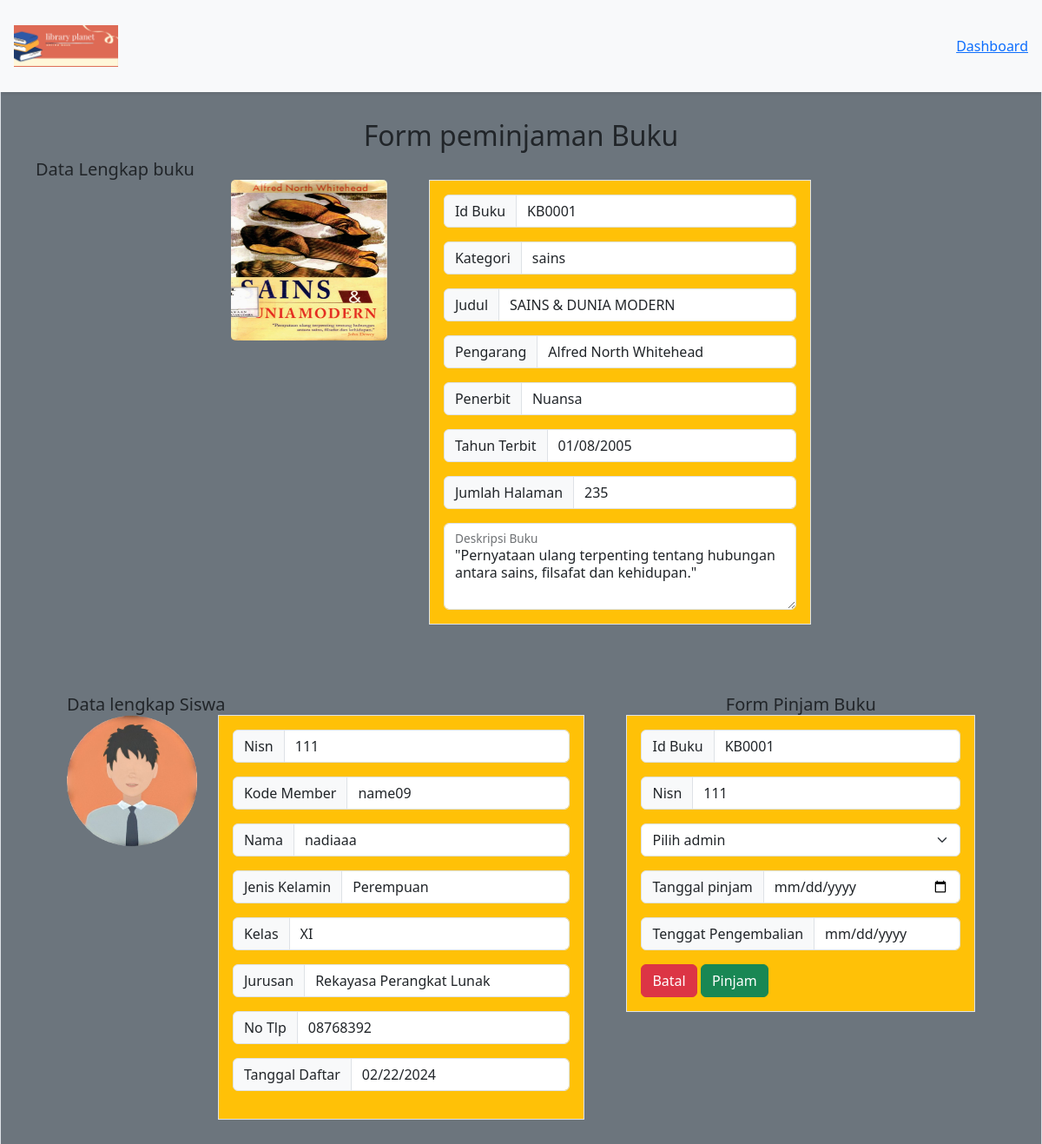
Page /DashboardMember/formPeminjaman/pinjamBuku.php?id=KB0001 (signed in) on the committed database.
### tables this page shows
CREATE TABLE `buku` (
  `cover` varchar(255) NOT NULL,
  `id_buku` varchar(20) NOT NULL,
  `kategori` varchar(255) NOT NULL,
  `judul` varchar(255) NOT NULL,
  `pengarang` varchar(255) NOT NULL,
  `penerbit` varchar(255) NOT NULL,
  `tahun_terbit` date NOT NULL,
  `jumlah_halaman` int(11) NOT NULL,
  `buku_deskripsi` text NOT NULL,
  `isi_buku` varchar(250) NOT NULL
);

CREATE TABLE `member` (
  `nisn` int(11) NOT NULL,
  `kode_member` varchar(12) NOT NULL,
  `nama` varchar(255) NOT NULL,
  `password` varchar(255) NOT NULL,
  `jenis_kelamin` varchar(20) NOT NULL,
  `kelas` varchar(5) NOT NULL,
  `jurusan` varchar(50) NOT NULL,
  `no_tlp` varchar(15) NOT NULL,
  `tgl_pendaftaran` date NOT NULL
);

### config/config.php (called while the page is built, shortened)
<?php
$host = "127.0.0.1";
$username = "root";
$password = "";
$database_name = "perpustakaan";
$connection = mysqli_connect($host, $username, $password, $database_name);
function queryReadData($dataKategori) {
  global $connection;
  $result = mysqli_query($connection, $dataKategori);
  $items = [];
  while($item = mysqli_fetch_assoc($result)) {
    $items[] = $item;
  }
  return $items;
}
?>

### DashboardMember/formPeminjaman/pinjamBuku.php (the view, shortened to what this page needs)
<?php
require "../../config/config.php";
$idBuku = $_GET["id"];
$query = queryReadData("SELECT * FROM buku WHERE id_buku = '$idBuku'");
$nisnSiswa = $_SESSION["member"]["nisn"];
$dataSiswa = queryReadData("SELECT * FROM member WHERE nisn = $nisnSiswa");
?>
<!DOCTYPE html>
<html lang="en">
  <head>
    <link href="https://cdn.jsdelivr.net/npm/bootstrap@5.3.2/dist/css/bootstrap.min.css" rel="stylesheet">
  </head>
  <body>
  <div class="p-3 mb-2 border bg-secondary">
    <nav class="navbar fixed-top bg-body-tertiary shadow-sm">
      <div class="container-fluid p-3">
        <a class="navbar-brand" href="#">
          <img src="../../assets/library Book Sale.png" alt="logo" width="120px">
        </a>
        <a class=" btn-tertiary" href="../dashboardMember.php">Dashboard</a>
      </div>
    </nav>
  <div class="p-4 mt-5">
    <h2 align="center" class="mt-5">Form peminjaman Buku</h2>
      <h5 class="card-header">Data Lengkap buku</h5>
      <div class="card-body d-flex flex-wrap gap-5 justify-content-center">
          <?php foreach ($query as $item) : ?>
        <p class="card-text"><img src="../../imgDB/<?= $item["cover"]; ?>" width="180px" height="185px" style="border-radius: 5px;"></p>
        <form action="" method="post">
        <div class="p-3 mb-2 border bg-warning">
          <div class="input-group mb-3">
            <span class="input-group-text" id="basic-addon1">Id Buku</span>
            <input type="text" class="form-control" placeholder="id buku" aria-label="Username" aria-describedby="basic-addon1" value="<?= $item["id_buku"]; ?>" readonly>
            </div>
          <div class="input-group mb-3">
            <span class="input-group-text" id="basic-addon1">Kategori</span>
            <input type="text" class="form-control" placeholder="kategori" aria-label="kategori" aria-describedby="basic-addon1" value="<?= $item["kategori"]; ?>" readonly>
            </div>
          <div class="input-group mb-3">
            <span class="input-group-text" id="basic-addon1">Judul</span>
            <input type="text" class="form-control" placeholder="judul" aria-label="judul" aria-describedby="basic-addon1" value="<?= $item["judul"]; ?>" readonly>
            </div>
          <div class="input-group mb-3">
            <span class="input-group-text" id="basic-addon1">Pengarang</span>
            <input type="text" class="form-control" placeholder="pengarang" aria-label="pengarang" aria-describedby="basic-addon1" value="<?= $item["pengarang"]; ?>" readonly>
            </div>
          <div class="input-group mb-3">
            <span class="input-group-text" id="basic-addon1">Penerbit</span>
            <input type="text" class="form-control" placeholder="penerbit" aria-label="penerbit" aria-describedby="basic-addon1" value="<?= $item["penerbit"]; ?>" readonly>
            </div>
          <div class="input-group mb-3">
            <span class="input-group-text" id="basic-addon1">Tahun Terbit</span>
            <input type="date" class="form-control" placeholder="tahun_terbit" aria-label="tahun_terbit" aria-describedby="basic-addon1" value="<?= $item["tahun_terbit"]; ?>" readonly>
            </div>
          <div class="input-group mb-3">
            <span class="input-group-text" id="basic-addon1">Jumlah Halaman</span>
            <input type="number" class="form-control" placeholder="jumlah halaman" aria-label="jumlah halaman" aria-describedby="basic-addon1" value="<?= $item["jumlah_halaman"]; ?>" readonly>
            </div>
          <div class="form-floating">
            <textarea class="form-control" placeholder="deskripsi singkat buku" id="floatingTextarea2" style="height: 100px" readonly><?= $item["buku_deskripsi"]; ?></textarea>
            <label for="floatingTextarea2">Deskripsi Buku</label>
            </div>
        <?php endforeach; ?>
        </form>
       </div>
    <div class="mt-4">
      <h5 class="card-header">Data lengkap Siswa</h5>
      <div class="card-body d-flex flex-wrap gap-4 justify-content-center">
        <p><img src="../../assets/memberLogo.png" width="150px"></p>
        <form action="" method="post">
        <div class="p-3 mb-2 border bg-warning">
          <?php foreach ($dataSiswa as $item) : ?>
          <div class="input-group mb-3">
            <span class="input-group-text" id="basic-addon1">Nisn</span>
            <input type="number" class="form-control" placeholder="nisn" aria-label="nisn" aria-describedby="basic-addon1" value="<?= $item["nisn"]; ?>" readonly>
            </div>
          <div class="input-group mb-3">
            <span class="input-group-text" id="basic-addon1">Kode Member</span>
            <input type="text" class="form-control" placeholder="kode member" aria-label="kode member" aria-describedby="basic-addon1" value="<?= $item["kode_member"]; ?>" readonly>
            </div>
          <div class="input-group mb-3">
            <span class="input-group-text" id="basic-addon1">Nama</span>
            <input type="text" class="form-control" placeholder="nama" aria-label="nama" aria-describedby="basic-addon1" value="<?= $item["nama"]; ?>" readonly>
            </div>
          <div class="input-group mb-3">
            <span class="input-group-text" id="basic-addon1">Jenis Kelamin</span>
            <input type="text" class="form-control" placeholder="jenis kelamin" aria-label="jenis kelamin" aria-describedby="basic-addon1" value="<?= $item["jenis_kelamin"]; ?>" readonly>
            </div>
          <div class="input-group mb-3">
            <span class="input-group-text" id="basic-addon1">Kelas</span>
            <input type="text" class="form-control" placeholder="kelas" aria-label="kelas" aria-describedby="basic-addon1" value="<?= $item["kelas"]; ?>" readonly>
            </div>
          <div class="input-group mb-3">
            <span class="input-group-text" id="basic-addon1">Jurusan</span>
            <input type="text" class="form-control" placeholder="jurusan" aria-label="jurusan" aria-describedby="basic-addon1" value="<?= $item["jurusan"]; ?>" readonly>
            </div>
          <div class="input-group mb-3">
            <span class="input-group-text" id="basic-addon1">No Tlp</span>
            <input type="no_tlp" class="form-control" placeholder="no tlp" aria-label="no tlp" aria-describedby="basic-addon1" value="<?= $item["no_tlp"]; ?>" readonly>
            </div>
          <div class="input-group mb-3">
            <span class="input-group-text" id="basic-addon1">Tanggal Daftar</span>
            <input type="date" class="form-control" placeholder="tgl_pendaftaran" aria-label="tgl_pendaftaran" aria-describedby="basic-addon1" value="<?= $item["tgl_pendaftaran"]; ?>" readonly>
            </div>
        <?php endforeach; ?>
        </form>
       </div>
      </div>
          </div>
    <div  class="mt-4">
      <h5 align="center" class="card-header">Form Pinjam Buku</h5>
      <div style="display: flex; justify-content: center;" class="card-body">
        <form action="" method="post">
        <div class="p-3 mb-2 border bg-warning">
          <?php foreach ($query as $item) : ?>
           <div class="input-group mb-3">
            <span class="input-group-text" id="basic-addon1">Id Buku</span>
            <input type="text" name="id_buku" class="form-control" placeholder="id buku" aria-label="id_buku" aria-describedby="basic-addon1" value="<?= $item["id_buku"]; ?>" readonly>
            </div>
          <?php endforeach; ?>
        <div class="input-group mb-3">
            <span class="input-group-text" id="basic-addon1">Nisn</span>
            <input type="number" name="nisn" class="form-control" placeholder="nisn" aria-label="nisn" aria-describedby="basic-addon1" value="<?php echo htmlentities($_SESSION["member"]["nisn"]); ?>" readonly>
        </div>
    <select name="id" class="form-select" aria-label="Default select example">
      <option selected>Pilih admin</option>
    </select>
    <div class="input-group mb-3 mt-3">
            <span class="input-group-text" id="basic-addon1">Tanggal pinjam</span>
            <input type="date" name="tgl_peminjaman" id="tgl_peminjaman" class="form-control" placeholder="id buku" aria-label="tgl_peminjaman" aria-describedby="basic-addon1" onchange="setReturnDate()" required>
      </div>
    <div class="input-group mb-3 mt-3">
            <span class="input-group-text" id="basic-addon1">Tenggat Pengembalian</span>
            <input type="date" name="tgl_pengembalian" id="tgl_pengembalian" class="form-control" placeholder="tgl_pengembalian" aria-label="tgl_pengembalian" aria-describedby="basic-addon1" readonly>
      </div>
    <a class="btn btn-danger" href="../buku/daftarBuku.php"> Batal</a>
    <button type="submit" class="btn btn-success" name="pinjam">Pinjam</button>
    </form>
    </div>
    </div>
    </div>
  </body>
</html>

### rows in the picture
buku: cover (picture), id_buku "KB0001", kategori "sains", judul "SAINS & DUNIA MODERN", pengarang "Alfred North Whitehead", penerbit "Nuansa", tahun_terbit "01/08/2005", jumlah_halaman "235", buku_deskripsi "\"Pernyataan ulang terpenting tentang hubungan antara sains, filsafat dan kehidupan.\""
member: nisn "111", kode_member "name09", nama "nadiaaa", jenis_kelamin "Perempuan", kelas "XI", jurusan "Rekayasa Perangkat Lunak", no_tlp "08768392", tgl_pendaftaran "02/22/2024"
